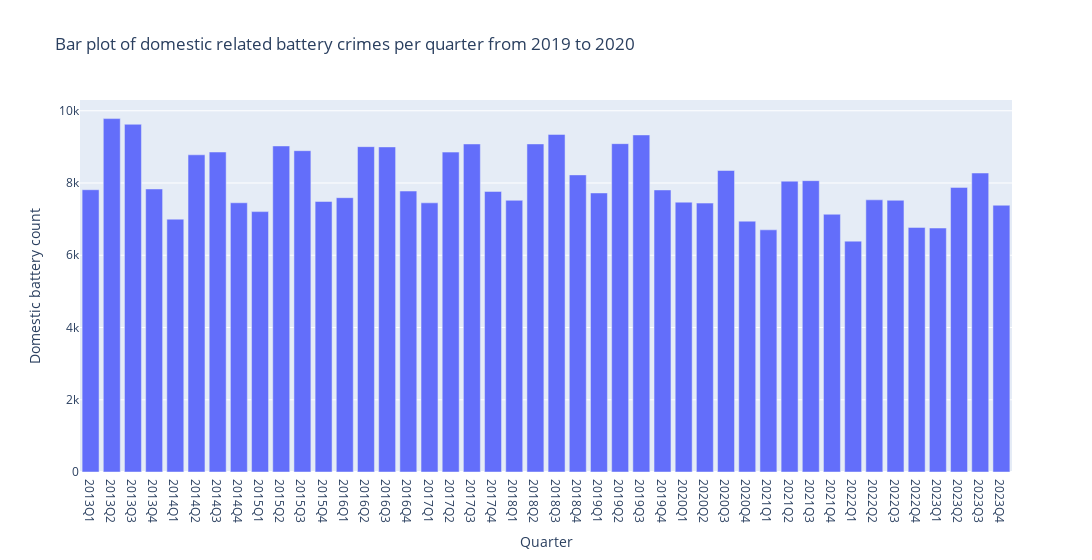

The notebook cell this image was saved under:
### Code cell
import plotly.express as px

#Change datatype of x-values to String, because MatPlotLib doesn't accept period datatypes.
x_q = x_q.astype(str)

fig = px.bar(x=x_q,
             y=y_q, 
             orientation='v', 
             title='Bar plot of domestic related battery crimes per quarter from 2013 to 2023',
             labels={'y': 'Domestic battery count', 'x': 'Quarter'},
             width=1400
             )
fig.update_layout(showlegend=False)
fig.show()

### Figure 1 — Plotly figure (JSON) as saved in the notebook; plotly's stock layout.template omitted (floating-point values rounded to 4 significant figures)
{"data": [{"alignmentgroup": "True", "hovertemplate": "Quarter=%{x}<br>Domestic battery count=%{y}<extra></extra>", "legendgroup": "", "marker": {"color": "#636efa", "pattern": {"shape": ""}}, "name": "", "offsetgroup": "", "orientation": "v", "showlegend": false, "textposition": "auto", "type": "bar", "x": ["2013Q1", "2013Q2", "2013Q3", "2013Q4", "2014Q1", "2014Q2", "2014Q3", "2014Q4", "2015Q1", "2015Q2", "2015Q3", "2015Q4", "2016Q1", "2016Q2", "2016Q3", "2016Q4", "2017Q1", "2017Q2", "2017Q3", "2017Q4", "2018Q1", "2018Q2", "2018Q3", "2018Q4", "2019Q1", "2019Q2", "2019Q3", "2019Q4", "2020Q1", "2020Q2", "2020Q3", "2020Q4", "2021Q1", "2021Q2", "2021Q3", "2021Q4", "2022Q1", "2022Q2", "2022Q3", "2022Q4", "2023Q1", "2023Q2", "2023Q3", "2023Q4"], "xaxis": "x", "y": [7814, 9783, 9626, 7835, 6999, 8781, 8858, 7453, 7208, 9026, 8895, 7489, 7594, 9006, 8999, 7777, 7451, 8855, 9081, 7767, 7521, 9082, 9345, 8225, 7725, 9089, 9331, 7808, 7470, 7444, 8346, 6944, 6704, 8051, 8065, 7135, 6391, 7534, 7522, 6771, 6754, 7879, 8277, 7385], "yaxis": "y"}], "layout": {"barmode": "relative", "legend": {"tracegroupgap": 0}, "showlegend": false, "title": {"text": "Bar plot of domestic related battery crimes per quarter from 2019 to 2020"}, "width": 1400, "xaxis": {"anchor": "y", "domain": [0, 1], "title": {"text": "Quarter"}}, "yaxis": {"anchor": "x", "domain": [0, 1], "title": {"text": "Domestic battery count"}}}}
